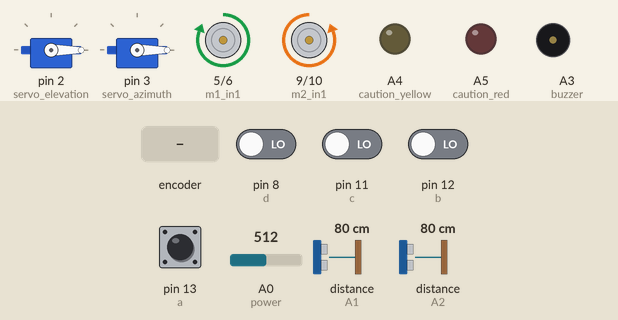
This sketch was run on a simulated Arduino Uno, built with avr-gcc and run on an emulated ATmega328P. Shown: 2 × servo, motor-driver pin pairs drawn as motors (green arrow = first pin HIGH = forward, orange = second pin HIGH = backward, longer = more drive, scaled by the enable pin), output pins drawn as LEDs (lit = HIGH), buzzer (waves = sounding, pin HIGH). Wiring (inferred from the names in the program): 2 × ultrasonic range finder: trigger A1, echo A1 / trigger A2, echo A2. The test bench sets the inputs (shaded band); at power-on: pin 13 (a) HIGH, pin 8 (d), pin 11 (c), pin 12 (b) LOW, distance to the obstacle (sensors on A1, A2) 80 cm, A0 (power) = 512. The echo pulse lasts 58.3 µs per cm; random numbers use the default seed unless the sketch sets one; what the sketch prints to the serial monitor is not drawn.

Above: at 6.8 s.
6.9 s: rotary encoder on pin 13 (a) / pin 12 (b) turned 1 step (first pin leading)
At 12.8 s:
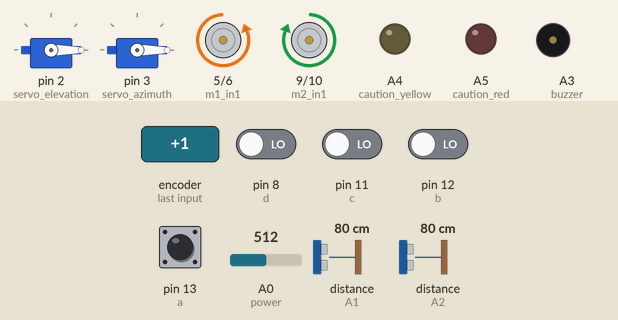
20.8 s: distance to the obstacle (sensor on A1) set to 2 cm
At 29.3 s:
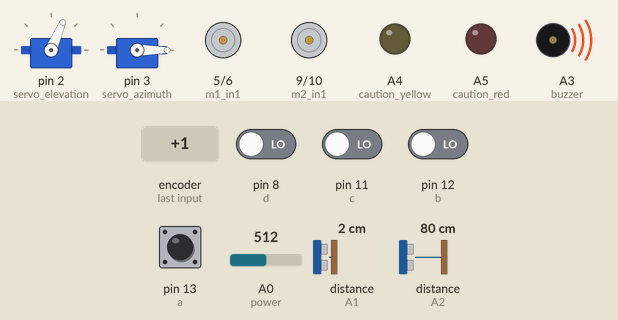
34.5 s: distance to the obstacle (sensor on A2) set to 4 cm
At 42.9 s:
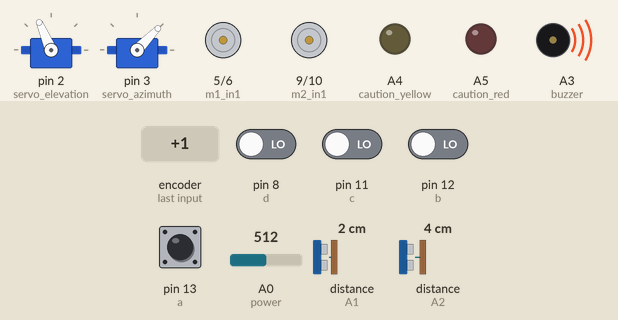
43.5 s: A0 (power) set to 323
57.2 s: A0 (power) set to 298
At 64.9 s:
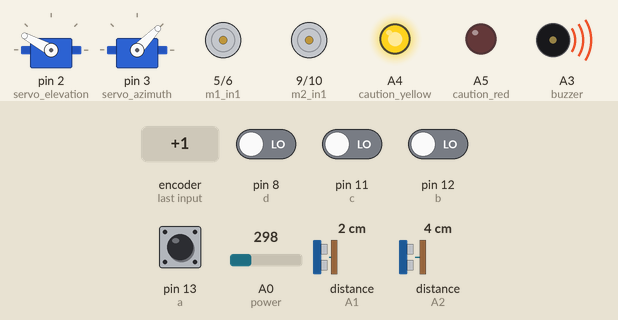
70.9 s: distance to the obstacle (sensor on A1) set to 4 cm
At 77.4 s:
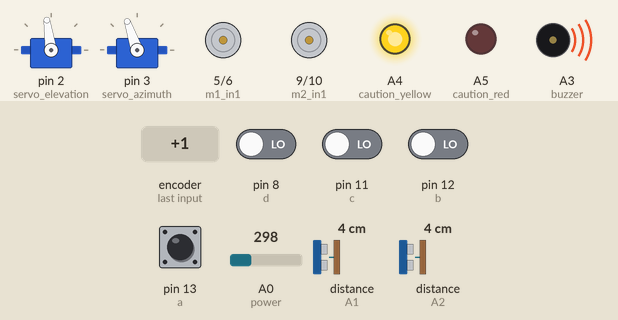
Timing chart, 0 to 99.5 s (numbered marks = the images above; inputs shaded):
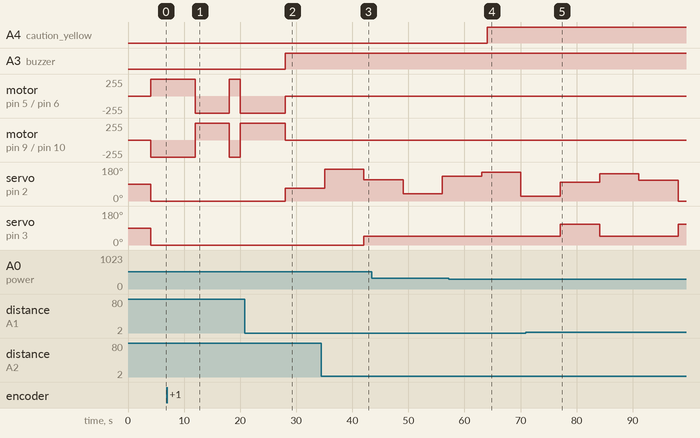

The sketch:

sentinel1.ino
```cpp
#include<Servo.h>

Servo servo_ele;
Servo servo_azi;

int m1_in1=5;
int m1_in2=6;
int m2_in1=9;
int m2_in2=10;
int en1=4;
int en2=7;
int a=13;
int b=12;
int c=11;
int d=8;
int sensor_front=A1;
int sensor_back=A2;
int buzzer=A3;
int servo_elevation=2;
int servo_azimuth=3;
int power=A0;
int caution_red=A5;
int caution_yellow=A4;

void setup()
{ Serial.begin(9600);
  pinMode(m1_in1, OUTPUT);
  pinMode(m1_in2, OUTPUT);
  pinMode(m2_in1, OUTPUT);
  pinMode(m2_in2, OUTPUT);
  pinMode(en1,OUTPUT);
  pinMode(en2,OUTPUT);
  pinMode(a,INPUT);
  pinMode(b,INPUT);
  pinMode(c,INPUT);
  pinMode(d,INPUT);
  pinMode(buzzer,OUTPUT);
  pinMode(caution_red,OUTPUT);
  pinMode(caution_yellow,OUTPUT);
  servo_ele.attach(servo_elevation);
  servo_azi.attach(servo_azimuth);
  digitalWrite(caution_yellow,LOW);
  digitalWrite(caution_red,LOW);

  digitalWrite(en1,HIGH);
  digitalWrite(en2,HIGH);

  digitalWrite(buzzer,LOW);
}

void loop()
{ //voltage analysis
  int value=analogRead(power);
  float percentage=(value/1023.0)*100.0;
  Serial.println("Voltage %=");
  Serial.println(percentage);

  if(percentage<=10)
  batterylow();

  else if(percentage>10)
  {//yellow light will glow of not
   digitalWrite(caution_red,LOW);

   if(percentage<=30)
   {digitalWrite(caution_yellow,HIGH); }

   //distance measurement
  pinMode(sensor_front, OUTPUT);
  digitalWrite(sensor_front, LOW);
  delayMicroseconds(2);
  digitalWrite(sensor_front, HIGH);
  delayMicroseconds(10);
  digitalWrite(sensor_front, LOW);

  pinMode(sensor_front, INPUT);
  long time = pulseIn(sensor_front,HIGH);
  //calculating height with the vertical sensor.
  float dis=time*0.0167;
  {Serial.println("front distance:");
   Serial.println(dis,2); }
   delay(2000);

   pinMode(sensor_back, OUTPUT);
  digitalWrite(sensor_back, LOW);
  delayMicroseconds(2);
  digitalWrite(sensor_back, HIGH);
  delayMicroseconds(10);
  digitalWrite(sensor_back, LOW);

   pinMode(sensor_back, INPUT);
   long time2= pulseIn(sensor_back,HIGH);
  //calculating distance with horizontal sensor.
  float dis2=time2*0.0167;
  { Serial.println("back distance:");
   Serial.println(dis2,2);}
     delay(2000);

  if(dis<=30||dis2<=30)
  { Serial.println("DEFENCE MODE");
    delay(2000);
  digitalWrite(buzzer,HIGH);
   digitalWrite(m1_in1,LOW);
  digitalWrite(m1_in2,LOW);
  digitalWrite(m2_in1,LOW);
  digitalWrite(m2_in2,LOW);

  if (dis>dis2)
  {servo_azi.write(100+2.5*dis);
   servo_ele.write(random(0,180));
   delay(1000);
  }
  if(dis<dis2)
  {servo_azi.write(50-dis2);
   servo_ele.write(random(0,180));
   delay(1000);
  }
  if(dis==dis2)
  {servo_azi.write(30);
   servo_ele.write(random(0,180));
   delay(1000);
  }
  }


 if(dis>30&&dis2>30)
  { digitalWrite(buzzer,LOW);
   servo_azi.write(0);
   servo_ele.write(0);
 int a_state=digitalRead(a);
 int b_state=digitalRead(b);
 int c_state=digitalRead(c);
 int d_state=digitalRead(d);

 if(a_state==LOW&&b_state==LOW&&c_state==LOW&&d_state==LOW)
 {digitalWrite(m1_in1,LOW);
  digitalWrite(m1_in2,LOW);
  digitalWrite(m2_in1,LOW);
  digitalWrite(m2_in2,LOW);
 }

 else
 {if(a_state==HIGH)
 {
  digitalWrite(m1_in1,HIGH);
  digitalWrite(m1_in2,LOW);
  digitalWrite(m2_in1,LOW);
  digitalWrite(m2_in2,HIGH);
  Serial.print("FORWARD");
  delay(2000);
 }
 if(b_state==HIGH)
 {digitalWrite(m1_in1,LOW);
  digitalWrite(m1_in2,HIGH);
  digitalWrite(m2_in1,HIGH);
  digitalWrite(m2_in2,LOW);
  Serial.print("BACKWARD");
  delay(2000);
 }
 if(c_state==HIGH)
 {digitalWrite(m1_in1,LOW);
  digitalWrite(m1_in2,LOW);
  digitalWrite(m2_in1,LOW);
  digitalWrite(m2_in2,HIGH);
  Serial.print("CLOCKWISE");
  delay(2000);
 }
 if(d_state==HIGH)
 {digitalWrite(m1_in1,HIGH);
  digitalWrite(m1_in2,LOW);
  digitalWrite(m2_in1,LOW);
  digitalWrite(m2_in2,LOW);
  Serial.print("ANTICLOCKWISE");
  delay(2000);
 } }
  }}
}
void batterylow()
  {digitalWrite(m1_in1,LOW);
   digitalWrite(m1_in2,LOW);
   digitalWrite(m2_in1,LOW);
   digitalWrite(m2_in2,LOW);
   digitalWrite(buzzer,LOW);
   digitalWrite(caution_red,HIGH);
   digitalWrite(caution_yellow,LOW);}
```

Measured:
- the behaviour switches between 307 and 306 on A0 (power) (found by bisection; images 3 and 4)
- after the input at 6.9 s, motor on pin 5 (m1_in1) / pin 6 (m1_in2): forward 255/255 → backward 255/255 after 5.1 s, → forward 255/255 6.0 s later, → backward 255/255 2.0 s later; motor on pin 9 (m2_in1) / pin 10 (m2_in2): backward 255/255 → forward 255/255 after 5.1 s, → backward 255/255 6.0 s later, → forward 255/255 2.0 s later
- after the input at 20.8 s, A3 (buzzer): LOW → HIGH after 7.2 s; servo on pin 2 (servo_elevation): 0° → 67° after 7.2 s
- after the input at 34.5 s, servo on pin 3 (servo_azimuth): 0° → 46° after 7.6 s
- after the input at 57.2 s, A4 (caution_yellow): LOW → HIGH after 6.9 s
- after the input at 70.9 s, servo on pin 3 (servo_azimuth): 46° → 109° after 6.2 s, → 46° 7.0 s later, → 109° 14.0 s later
